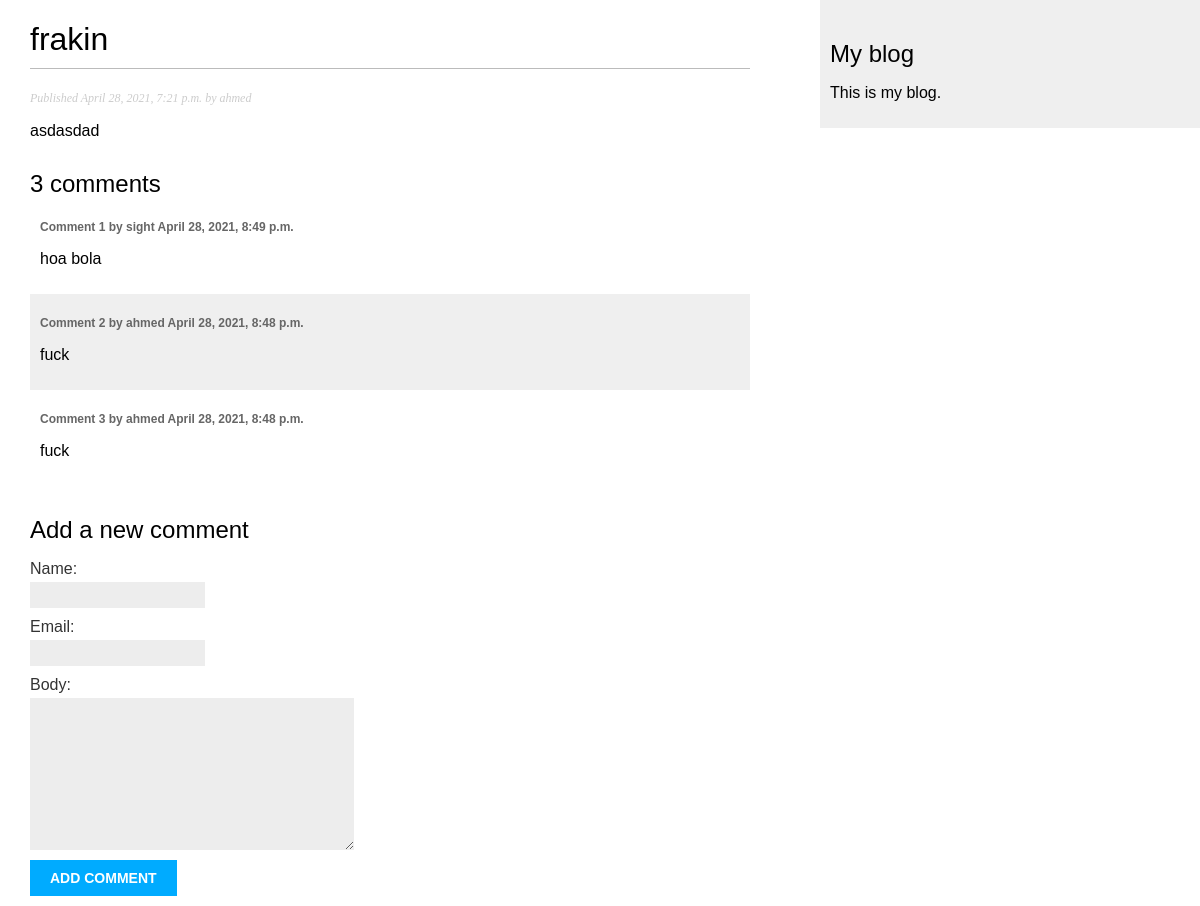
Page /blog/2021/4/28/frakin on the committed database.
### blog/models.py (models this page shows, shortened)
class Post(models.Model):
    status_choices = (
        ('draft', 'Draft'),
        ('published', 'Published'),
    )
    title = models.CharField(max_length=250)
    slug = models.SlugField(max_length=250, unique_for_date='publish')
    author = models.ForeignKey(
        User,
        related_name='post',
        on_delete=models.CASCADE
    )
    body = models.TextField()
    publish = models.DateTimeField(default=timezone.now)
    created = models.DateTimeField(auto_now_add=True)
    updated = models.DateTimeField(auto_now=True)
    status = models.CharField(
        max_length=10,
        choices=status_choices,
        default='draft'
    )
    tags = TaggableManager()
    class Meta:
        ordering = ('-publish',)
    objects = models.Manager() # the default manger
    published = PublishedManager() # our custom manager

class Comment(models.Model):
    post = models.ForeignKey(Post, related_name='comments', on_delete=models.CASCADE)
    name = models.CharField(max_length=50)
    email = models.EmailField()
    body = models.TextField()
    created = models.DateTimeField(auto_now_add=True)
    updated = models.DateTimeField(auto_now=True)
    active = models.BooleanField(default=True)
    class Meta:
        ordering= ('-created',)

### blog/views.py (the view)
# urls.py: path('<int:year>/<int:month>/<int:day>/<slug:post>', views.post_detail, name='post_detail'),
def post_detail(request, year, month, day, post):
    post = get_object_or_404(Post,
        slug=post,
        status='published',
        publish__year=year,
        publish__month=month,
        publish__day=day
        )
    comments = Comment.objects.filter(active='True')
    new_comment = None
    if request.method == 'POST':
        comment_form = CommentForm(data=request.POST)
        if comment_form.is_valid():
            new_comment = comment_form.save(commit=False)
            new_comment.post = post
            new_comment.save()
    else:
        comment_form = CommentForm()
    context = {
        'post':post,
        'comments': comments,
        'new_comment': new_comment,
        'comment_form': comment_form
    }
    return render(request, 'blog/post/detail.html', context)

### blog/forms.py
class CommentForm(forms.ModelForm):
    class Meta:
        model= Comment
        fields = ('name', 'email', 'body')

### blog/templates/blog/post/detail.html (shortened to what this page needs)
{% extends "blog/base.html" %}
{% block content %}
    <h1>{{ post.title }}</h1>
    <p class="date">
        Published {{ post.publish }} by {{ post.author }}
    </p>
    {{ post.body|linebreaks }}
    {% with comments.count as total_comments %}
        <h2>
            {{ total_comments }} comment{{ total_comments|pluralize }}
        </h2>
    {% endwith %}
    {% for comment in comments %}
        <div class="comment">
            <p class="info">
                Comment {{ forloop.counter }} by {{ comment.name }}
                {{ comment.created }}
            </p>
            {{ comment.body|linebreaks }}
        </div>
        {% empty %}
        <p>There are no comments yet.</p>
    {% endfor %}
    {% if new_comment %}
        <h2>Your comment has been added.</h2>
    {% else %}
        <h2>Add a new comment</h2>
        <form method="post">
            {{ comment_form.as_p }}
        <p><input type="submit" value="Add comment"></p>
        </form>
    {% endif %}
{% endblock %}

### blog/static/css/blog.css (style rules this page uses)
body { margin:0; padding:0; font-family:helvetica, sans-serif; }
h1 { font-weight:normal; border-bottom:1px solid #bbb; padding:0 0 10px 0; }
h2 { font-weight:normal; margin:30px 0 0; }
p.date { color:#ccc; font-family: georgia, serif; font-size: 12px; font-style: italic; }
label { float:left; clear:both; color:#333; margin-bottom:4px; }
input, textarea { clear:both; float:left; margin:0 0 10px; background:#ededed; border:0; padding:6px 10px; font-size:12px; }
input[type=submit] { font-weight:bold; background:#00abff; color:#fff; padding:10px 20px; font-size:14px; text-transform:uppercase; }
.comment { padding:10px; }
.comment:nth-child(even) { background:#efefef; }
.comment .info { font-weight:bold; font-size:12px; color:#666; }

### rows in the picture
Post: title "frakin", publish "April 28, 2021, 7:21 p.m.", author "ahmed", body "asdasdad"
Comment: name "sight", created "April 28, 2021, 8:49 p.m.", body "hoa bola"
Comment: name "ahmed", created "April 28, 2021, 8:48 p.m.", body "fuck"
Comment: name "ahmed", created "April 28, 2021, 8:48 p.m.", body "fuck"

### other values in the picture
{{ total_comments }} "3"
